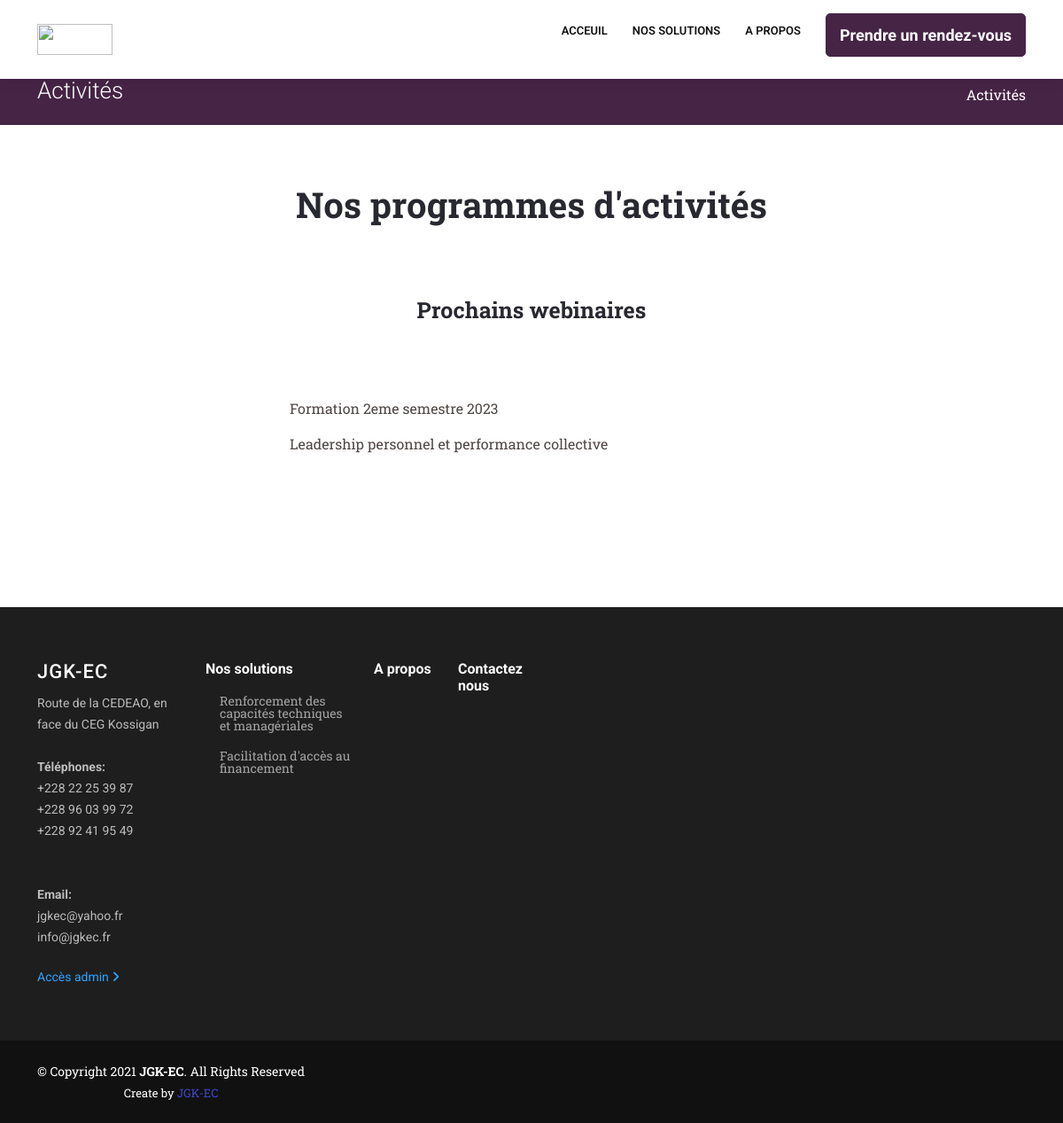
Screenshot of /activite/ with the database file from the repository.
### cabinet/models.py (models this page shows)
class Mission(models.Model):
    label = models.CharField(max_length=255, null=True, blank=True, default="Mission")
    titre = models.CharField(max_length=255, null=True, blank=True)
    libellemission = models.TextField(verbose_name="Libellé mission", null=True, blank=True)
    image = models.ImageField(blank=True, null=True, upload_to="missions/")
    productivite = models.TextField(verbose_name="Libellé productivite", null=True, blank=True)
    detailproductivite = models.TextField(verbose_name="Texte sous productivite", null=True, blank=True)
    notreexpertise = models.TextField(verbose_name="Notre expertise", null=True, blank=True)
    voirplus = models.CharField(max_length=255, null=True, blank=True)
    solution = models.TextField(verbose_name="Découvrez nos solutions", null=True, blank=True)
    valeur = models.TextField(verbose_name="Nos valeurs", null=True, blank=True)
    mot_du_dg = models.TextField(verbose_name="Mot du directeur", null=True, blank=True)
    niveau_performance = models.TextField(verbose_name="Niveau et performance de vos équipes", null=True, blank=True)
    mot_des_clients = models.TextField(verbose_name="Mot des clients", null=True, blank=True)
    date = models.DateTimeField(auto_now_add=True, null=True)

class Activite(models.Model):
    image = models.ImageField(blank=True, null=True, upload_to="activites/")
    titre = models.TextField(verbose_name="Titre", null=True, blank=False)
    texte = models.TextField(verbose_name="Texte", null=True, blank=False)
    date = models.DateTimeField(null=True, auto_now_add=True, blank=True)
    vues = models.IntegerField(null=True, default=0)
    archive = models.BooleanField(default=False)

class Footer(models.Model):
    label = models.CharField(max_length=255, null=True, blank=True, default="Footer")
    jgkec = models.CharField(max_length=255, null=True, blank=True)
    tel = models.ManyToManyField(Tel, null=True, blank=True)
    mail = models.ManyToManyField(Email, null=True, blank=True,
                                  help_text="Pour selectionner plusieurs, appuyer sur la touche ctrl")
    date = models.DateTimeField(auto_now_add=True, null=True)

class Tel(models.Model):
    label = models.CharField(max_length=255, null=True, blank=True, default="Tel")
    tel = models.CharField(max_length=255, null=True, blank=True)
    date = models.DateTimeField(auto_now_add=True, null=True)
    archive = models.BooleanField(default=False)
    def __str__(self):
        return self.tel

class Email(models.Model):
    label = models.CharField(max_length=255, null=True, blank=True, default="mail")
    mail = models.CharField(max_length=255, null=True, blank=True)
    date = models.DateTimeField(auto_now_add=True, null=True)
    archive = models.BooleanField(default=False)
    def __str__(self):
        return self.mail

### cabinet/views.py (the view)
# urls.py: path('activite/', activite, name="activite"),
def activite(request):
    activites = Activite.objects.filter(archive=False).order_by('-date')
    historiques_activites = HistoriqueActivite.objects.filter(archive=True).order_by('-date')
    activites_count = Activite.objects.filter(archive=False).order_by('-date').count()
    articles_count = Article.objects.filter(archive=False).order_by('-date').count()
    footer = Footer.objects.filter(label="Footer")
    mission = Mission.objects.get(label="Mission")
    context = {
        'activites': activites,
        'historiques_activites': historiques_activites,
        'articles_count': articles_count,
        'activites_count': activites_count,
        "footer": footer,
        "mission": mission,
    }
    return render(request, 'activite/activite.html', context)

### cabinet/templates/activite/activite.html (shortened to what this page needs)
{% extends "base.html" %}
{% load static %}
{% block main %}
  <main id="main">
    <section id="breadcrumbs" style="background-color:#462446" class="breadcrumbs">
      <div class="container">
        <div class="d-flex justify-content-between align-items-center">
          <h2>Activités</h2>
          <ol>
              <li><a href="{% url 'sondage' %}">Activités</a></li>
          </ol>
        </div>
      </div>
    </section>
    <section>
      <div class="container" data-aos="fade-up" style="margin-bottom:-50px">
          <div class="row justify-content-evenly">
              <div class="col-2"></div>
              <div class="col-lg-8 col-12">
                <div style="text-align:center;">
                    <span style="font-weight:700;font-size:40px;color:#282830;">Nos programmes d'activités</span>
                </div>
              </div>
              <div class="col-2"></div>
          </div>
      </div>
    </section>
      <section>
          <div class="container" data-aos="fade-up">
              <div class="row justify-content-evenly">
                  <div class="col-2"></div>
                  <div class="col-lg-8 col-12 text-center">
                      <p style="color:#282830;font-size:25px;font-weight:700">Prochains webinaires</p><br>
                  </div>
                  <div class="col-2"></div>
              </div>
              <br>
              <div class="row justify-content-evenly">
                  {% for activite in activites %}
                  <div class="col-lg-6 col-12">
                      <p style="color:#282830;font-size:18px;font-weight:700" class="text-center">{{activite.titre|safe}}</p>
                      <p class="text-justify">
                          {{activite.texte|safe}}
                      </p>
                  </div>
                  {% endfor %}
              </div>
              <br><br><br><br>
          </div>
      </section>
  </main>
{% endblock %}

### cabinet/templates/base.html (shortened to what this page needs)
{% load static %}
<!DOCTYPE html>
<html lang="fr">
<head>
  <link href="{% static 'cabinet/assets/vendor/bootstrap/css/bootstrap.min.css' %}" rel="stylesheet">
  <link href="{% static 'cabinet/assets/vendor/icofont/icofont.min.css' %}" rel="stylesheet">
  <link href="{% static 'cabinet/assets/vendor/boxicons/css/boxicons.min.css' %}" rel="stylesheet">
  <link href="{% static 'cabinet/assets/vendor/animate.css/animate.min.css' %}" rel="stylesheet">
  <link href="{% static 'cabinet/assets/vendor/venobox/venobox.css' %}" rel="stylesheet">
  <link href="{% static 'cabinet/assets/vendor/owl.carousel/assets/owl.carousel.min.css' %}" rel="stylesheet">
  <link href="{% static 'cabinet/assets/vendor/aos/aos.css' %}" rel="stylesheet">
  <link href="{% static 'cabinet/assets/vendor/remixicon/remixicon.css' %}" rel="stylesheet">
  <link rel="stylesheet" href="https://cdn.jsdelivr.net/npm/bootstrap@5.3.0-alpha1/dist/css/bootstrap.min.css">
  <link href="{% static 'cabinet/assets/css/style.css' %}" rel="stylesheet">
</head>
<body style="font-family: 'Roboto Slab', serif;">
  {% block header %}
  <header id="header" class="fixed-top">
    <div class="container d-flex align-items-center">
      <img class="logo mr-auto"
           style="width:85px;height:35px;img-fit: cover;"
           src="{% static 'cabinet/assets/img/jgk.jpg' %}"
           alt="">
      <nav class="nav-menu d-none d-lg-block">
        <ul>
          <li class="{% block active_acceuil %}{% endblock %}"><a href="{% url 'acceuil' %}">Acceuil</a></li>
          <li class="{% block active_nosolutions %}{% endblock %}"><a href="{% url 'solution' %}">Nos solutions</a></li>
          <li class="{% block active_apropos %}{% endblock %}"><a style="margin-bottom:10px" href="{% url 'apropos' %}">A propos</a></li>
          <li class="{% block active_contacteznous %}{% endblock %}">
            <a href="https://calendly.com/kominac2000/zoom-meeting" target="_blank" style="text-transform:none;background-color:#462446;border:1px solid #462446;color:#fff;font-size:18px;padding: 10px 15px;border-radius:5px;margin-top:-10px;font-weight:700">
              {{ mission.voirplus }}
            </a>
          </li>
        </ul>
      </nav>
    </div>
  </header>
  {% endblock %}
  {% block main %}{% endblock %}
  {% block footer%}
  <footer id="footer">
    <div class="footer-top">
      <div class="container">
        <div class="row">
          <div class="col-lg-2 col-md-6 footer-contact">
            <h3>JGK-EC</h3>
            {% for foot in footer %}
            <p>
              {{foot.jgkec}}<br><br>
              <strong id="contact">Téléphones: <br></strong>
              {% for tel in foot.tel.all %}
              {{tel}}<br>
              {% endfor %}
              <br><br>
              <strong>Email:</strong><br>
              {% for email in foot.mail.all %}
              {{email}}<br>
              {% endfor %}
            </p>
            <br>
            <p>
              <a style="color:#31A3FF" href="{% url 'dashboard' %}">
                Accès admin
                <i class="fa fa-angle-right"></i>
              </a>
            </p>
            {% endfor %}
          </div>
          <div class="col-lg-2 col-md-6 footer-links">
            <h4>Nos solutions</h4>
            <ul>
              <li><i class="bx bx-chevron-right"></i> <a href="#">Renforcement des capacités techniques et managériales</a></li>
              <li><i class="bx bx-chevron-right"></i> <a href="#">Facilitation d'accès au financement</a></li>
            </ul>
          </div>
          <div class="col-lg-1 col-md-6 footer-links">
            <h4>A propos</h4>
          </div>
          <div class="col-lg-1 col-md-6 footer-links">
            <h4>Contactez nous</h4>
          </div>
        </div>
      </div>
    </div>
    <div class="container d-md-flex py-4">
      <div class="mr-md-auto text-center text-md-left">
        <div class="copyright">
          &copy; Copyright 2021 <strong><span>JGK-EC</span></strong>. All Rights Reserved
        </div>
        <div class="credits">
          Create by <a href="http://jgkec.com/">JGK-EC</a>
        </div>
      </div>
    </div>
  </footer>
  {% endblock %}
</body>
</html>

### cabinet/static/cabinet/assets/css/style.css (style rules this page uses)
body { font-family: "Open Sans", sans-serif; color: #4d4643; }
a { color: #3f48cc; }
h1, h2, h3, h4, h5, h6 { font-family: "Roboto", sans-serif; }
#header { background: #fff; transition: all 0.5s; z-index: 997; padding: 15px 0; box-shadow: 0px 2px 15px rgba(0, 0, 0, 0.1); }
#header .logo { font-size: 28px; margin: 0; padding: 0; line-height: 1; font-weight: 700; letter-spacing: 0.5px; text-transform: uppercase; }
.nav-menu ul { margin: 0; padding: 0; list-style: none; }
.nav-menu > ul { display: flex; }
.nav-menu > ul > li { position: relative; white-space: nowrap; padding: 10px 0 10px 28px; }
.nav-menu a { display: block; position: relative; color: #111; transition: 0.3s; font-size: 13px; text-transform: uppercase; font-weight: 600; font-family: "Roboto", sans-serif; }
section { padding: 60px 0; overflow: hidden; }
.breadcrumbs { padding: 15px 0; background: #3f48cc; min-height: 40px; margin-top: 72px; }
.breadcrumbs h2 { font-size: 26px; font-weight: 300; color: #fff; }
.breadcrumbs ol { display: flex; flex-wrap: wrap; list-style: none; padding: 0; margin: 0; color: #fff; }
.breadcrumbs ol a { color: #fff; }
#footer { color: #fff; font-size: 14px; background: #111; }
#footer .footer-top { padding: 60px 0 30px 0; background: #1e1e1e; }
#footer .footer-top .footer-contact { margin-bottom: 30px; }
#footer .footer-top .footer-contact h3 { font-size: 22px; margin: 0 0 10px 0; padding: 2px 0 2px 0; line-height: 1; font-weight: 500; letter-spacing: 1px; text-transform: uppercase; color: #fff; }
#footer .footer-top .footer-contact p { font-size: 14px; line-height: 24px; margin-bottom: 0; font-family: "Roboto", sans-serif; color: rgba(255, 255, 255, 0.7); }
#footer .footer-top h4 { font-size: 16px; font-weight: bold; color: #fff; position: relative; padding-bottom: 12px; }
#footer .footer-top .footer-links { margin-bottom: 30px; }
#footer .footer-top .footer-links ul { list-style: none; padding: 0; margin: 0; }
#footer .footer-top .footer-links ul i { padding-right: 2px; color: #00a8f3; font-size: 18px; line-height: 1; }
#footer .footer-top .footer-links ul li { padding: 10px 0; display: flex; align-items: center; }
#footer .footer-top .footer-links ul li:first-child { padding-top: 0; }
#footer .footer-top .footer-links ul a { color: rgba(255, 255, 255, 0.6); transition: 0.3s; display: inline-block; line-height: 1; }
#footer .credits { padding-top: 5px; font-size: 13px; color: #fff; }

### cabinet/templates/base.html (style rules this page uses)
a { text-decoration:none; }

### rows the page displays
Mission: voirplus "Prendre un rendez-vous"
Activite: titre "Formation 2eme semestre 2023", texte "Leadership personnel et performance collective"
Footer: jgkec "Route de la CEDEAO, en face du CEG Kossigan"
Tel: tel "+228 22 25 39 87"
Tel: tel "+228 96 03 99 72"
Tel: tel "+228 92 41 95 49"
Email: mail "jgkec@yahoo.fr"
Email: mail "info@jgkec.fr"
